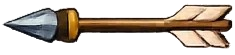
#> input picture assets/arrow_proj.png, 235 x 55 px; its folder holds 5 pictures in this run
$ python process_assets.py
#> lines starting #> are read from the running program, lines starting #| are printed output that depends on the picture
"""
Simple asset processor:
- Converts near-white background to transparency for .jpg/.jpeg/.png files in assets/
- Skips trap images (fire/spike) as requested
- Creates rotated wall variants 'wall_left.png' and 'wall_right.png'

Usage:
    python scripts/process_assets.py

Requires Pillow: pip install Pillow
"""
import os
from PIL import Image

ROOT = os.path.join(os.path.dirname(os.path.dirname(__file__)), 'assets')
SKIP_NAMES = {'fire_trap', 'spike_trap', 'trap_fire', 'trap_spikes'}
WHITE_THRESH = 240

def make_transparent(im):
    im = im.convert('RGBA')
    datas = im.getdata()
    new_data = []
    for item in datas:
        r, g, b, a = item
        if r >= WHITE_THRESH and g >= WHITE_THRESH and b >= WHITE_THRESH:
            new_data.append((255, 255, 255, 0))
        else:
            new_data.append((r, g, b, a))
    im.putdata(new_data)
    return im


def process():
    files = [f for f in os.listdir(ROOT) if f.lower().endswith(('.png', '.jpg', '.jpeg'))]
    for fn in files:
        name, ext = os.path.splitext(fn)
        if name in SKIP_NAMES:
            print('Skipping trap asset', fn)
            continue
        path = os.path.join(ROOT, fn)
        try:
            im = Image.open(path)
#> im is the input picture: PIL image 235x55 RGBA; mean R, G, B, A 200.7, 191.2, 181.8, 115.5
        except Exception as e:
            print('Failed to open', fn, e)
            continue
        print('Processing', fn)
        im2 = make_transparent(im)
#> after the loop in make_transparent, `for item in datas:`: new_data = 12925 items, first 6: (255, 255, 255, 0), (255, 255, 255, 0), (255, 255, 255, 0), (255, 255, 255, 0), (255, 255, 255, 0), (255, 255, 255, 0)
        out_path = os.path.join(ROOT, f"{name}.png")
        try:
            im2.save(out_path)
        except Exception as e:
            print('Failed to save', out_path, e)

    # Create rotated wall variants if wall.png exists (or wall.jpg)
    for cand in ('wall.png', 'wall.jpg', 'wall.jpeg'):
        p = os.path.join(ROOT, cand)
        if os.path.exists(p):
            try:
                w = Image.open(p).convert('RGBA')
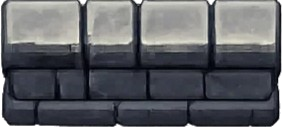
#> w: PIL image 283x129 RGBA; mean R, G, B, A 95.4, 97.4, 102.3, 246.7; transparent parts drawn white
                left = w.rotate(90, expand=True)
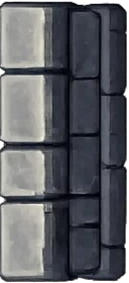
#> left: PIL image 129x283 RGBA; mean R, G, B, A 95.4, 97.4, 102.3, 246.7; transparent parts drawn white
                right = w.rotate(-90, expand=True)
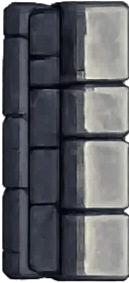
#> right: PIL image 129x283 RGBA; mean R, G, B, A 95.4, 97.4, 102.3, 246.7; transparent parts drawn white
                left.save(os.path.join(ROOT, 'wall_left.png'))
                right.save(os.path.join(ROOT, 'wall_right.png'))
                print('Saved wall_left.png and wall_right.png')
            except Exception as e:
                print('Failed to create rotated walls', e)
            break

if __name__ == '__main__':
    process()
